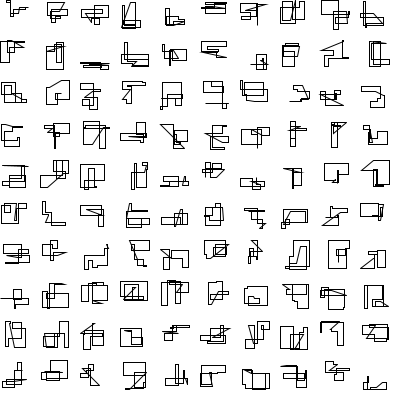
Frame 1 (no input)
Frame 60 (the mouse pressed at the canvas centre just before this capture): identical to frame 1, image omitted
Frame 120 (the mouse held since frame 60 and released just before this capture): identical to frame 1, image omitted

The Processing sketch that drew this single still picture (run headless with seeded random() and noise(); from frame 60 on, the mouse is pressed at the canvas centre):

// Processing sketch: figurass
// ── figurass.pde
float iniX;
float iniY;
float x;
float y;

int vertices = 15;
void setup() {
  size(400, 400);
  background(255);

  strokeWeight(1);
  noFill();
  
  for(int i = 0; i < 20; i++) {
   for (int j= 0; j<20; j++) {
     pushMatrix();
     translate(i*40,j*40);
     dibujarFigura();
     popMatrix();
   }
  }
}

void draw() {
 
}

void mousePressed() {
 setup(); 
}
void dibujarFigura() {
    iniX = random(0, 30);
  iniY = random(0, 30);
  x = iniX;
  y = iniY;
 beginShape();
  for (int i = 0; i <vertices; i++) {
    if (i < vertices-1) {
      vertex(x, y);
    } else {
      vertex(iniX, iniY);
    }
    if (i %2 == 0) {
      x= random(30);
    } else {
      y = random(30);
    }
  }

  endShape(); 
  
}
